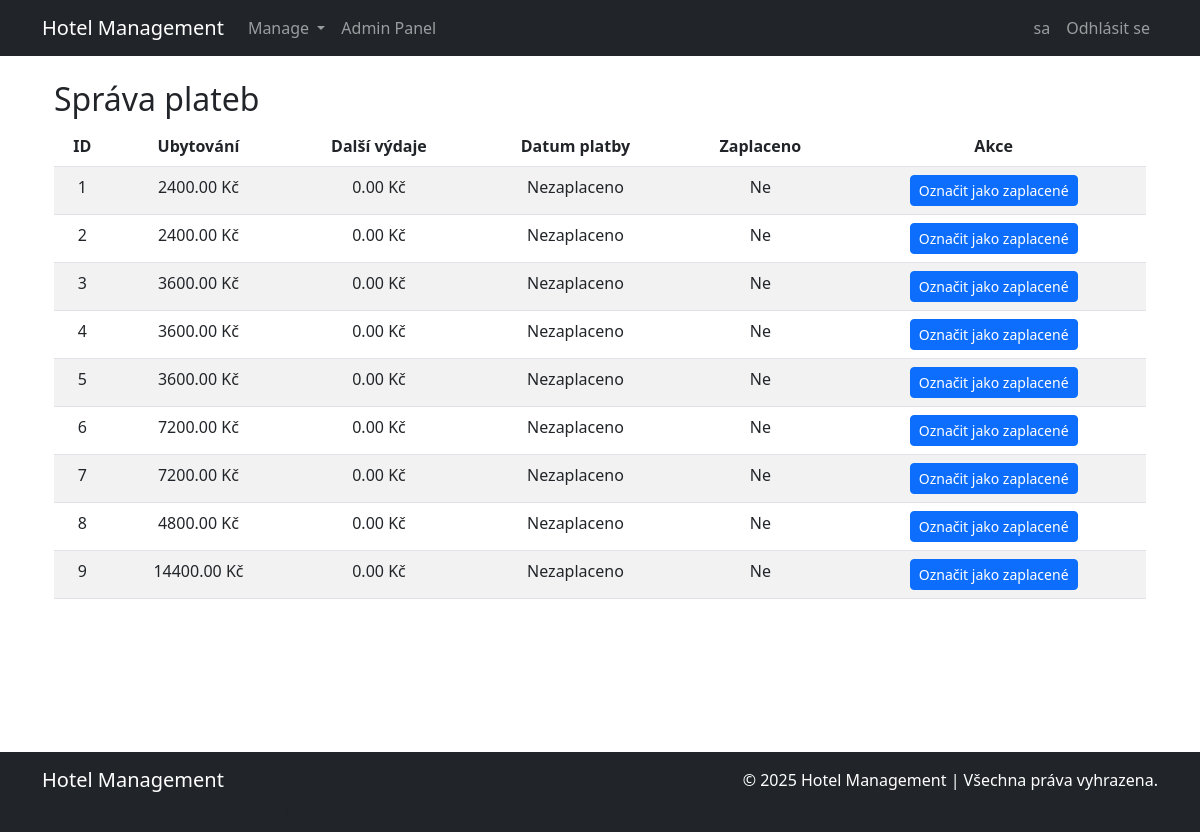
/payment_management/ (signed in), run on an earlier commit of the app's database.
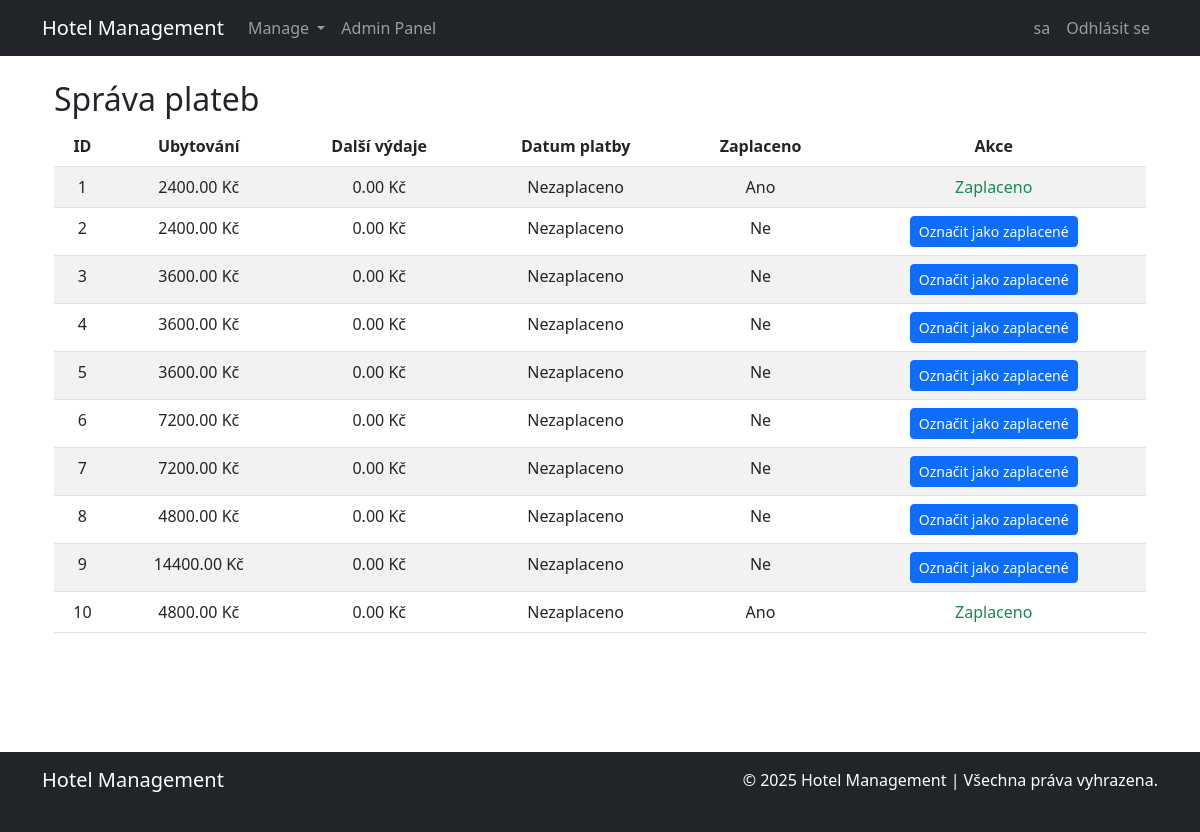
And on a later commit of the database.
### blog/models.py (models this page shows)
class Payment(models.Model):
    payment_id = models.AutoField(primary_key=True)
    total_accommodation = models.DecimalField(max_digits=10, decimal_places=2)
    total_expenses = models.DecimalField(max_digits=10, decimal_places=2)
    payment_date = models.DateField(blank=True, null=True)
    is_paid = models.BooleanField(default=False)

### blog/views.py (the view)
# urls.py: path('payment_management/', views.payment_management, name='payment_management'),
@login_required
def payment_management(request):
    payment = Payment.objects.all()
    return render(request, 'management/payment/payment_management.html', {'payment': payment})

### blog/templates/management/payment/payment_management.html (shortened to what this page needs)
{% extends 'base.html' %}
{% block content %}
<div class="container mt-4">
    <h2>Správa plateb</h2>
    <table class="table table-striped">
        <thead>
            <tr class="text-center">
                <th scope="col">ID</th>
                <th scope="col">Ubytování</th>
                <th scope="col">Další výdaje</th>
                <th scope="col">Datum platby</th>
                <th scope="col">Zaplaceno</th>
                <th scope="col">Akce</th>
            </tr>
        </thead>
        <tbody>
            {% for payment in payment %}
                <tr class="text-center">
                    <td>{{ payment.payment_id }}</td>
                    <td>{{ payment.total_accommodation }} Kč</td>
                    <td>{{ payment.total_expenses }} Kč</td>
                    <td>{{ payment.payment_date|default:"Nezaplaceno" }}</td>
                    <td>{{ payment.is_paid|yesno:"Ano,Ne" }}</td>
                    <td>
                        {% if not payment.is_paid %}
                        <button class="btn btn-primary btn-sm"
                                data-bs-toggle="modal"
                                data-bs-target="#paymentModal"
                                data-payment-id="{{ payment.payment_id }}">
                            Označit jako zaplacené
                        </button>
                        {% else %}
                        <span class="text-success">Zaplaceno</span>
                        {% endif %}
                    </td>
                </tr>
            {% endfor %}
        </tbody>
    </table>
</div>
{% endblock %}

What changed in the data, as far as the page shows it:
changed Payment id 1: is_paid "Ne" → "Ano"; is_paid "Označit jako zaplacené" → "Zaplaceno"
added Payment: payment_id "10", total_accommodation "4800.00", total_expenses "0.00", payment_date "Nezaplaceno", is_paid "Ano", shows "Zaplaceno"
